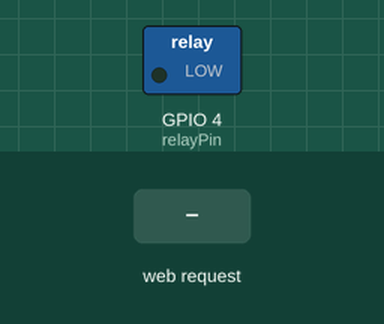
The sketch below on a simulated ESP8266 (NodeMCU). Parts: switched loads named in the sketch (green lamp = pin HIGH). The inputs (shaded band) are chosen by the test bench. WiFi joins after 1.5 s; servers stay silent unless stated; what the sketch prints to the serial monitor is not drawn.

Above: at 2.7 s.
2.8 s: HTTP request GET /RELAY=OFF received
At 3.4 s:
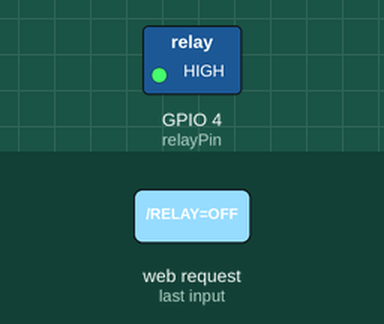
4.3 s: HTTP request GET /RELAY=ON received
At 5.7 s:
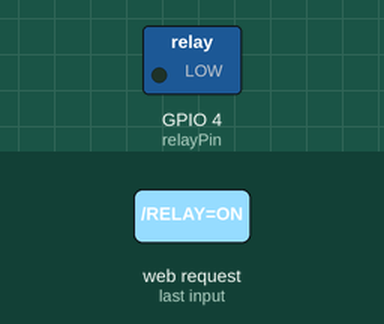
Timing chart, 0 to 7.3 s (numbered marks = the images above; inputs shaded):
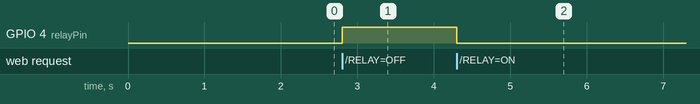

Measured:
- after the input at 2.8 s, GPIO 4 (relayPin): LOW → HIGH at once
- after the input at 4.3 s, GPIO 4 (relayPin): HIGH → LOW at once

The sketch:

EspRelay.ino
```cpp
#include <ESP8266WiFi.h>

const char* ssid = "yourwifiname";
const char* password = "yourwifipass";

int relayPin = 4; // GPIO2 GPIO number
WiFiServer server(80);

void setup() {
  Serial.begin(115200);
  delay(10);

  pinMode(relayPin, OUTPUT);
  digitalWrite(relayPin, LOW);

  // Connect to WiFi network
  Serial.println();
  Serial.println();
  Serial.print("Connecting  ");
  Serial.println(ssid);

  WiFi.begin(ssid, password);

  while (WiFi.status() != WL_CONNECTED) {
    delay(500);
    Serial.print(".");
  }
  Serial.println("");
  Serial.println("WiFi connected");

  // Start the server
  server.begin();
  Serial.println("Server started");

  // Print the IP address
  Serial.print("Use this URL to connect: ");
  Serial.print("http://");
  Serial.print(WiFi.localIP());
  Serial.println("/");

}

void loop() {
  // Check if a client has connected
  WiFiClient client = server.available();
  if (!client) {
    return;
  }

  // Wait until the client sends some data
  Serial.println("new client");
  while(!client.available()){
    delay(1);
  }

  // Read the first line of the request
  String request = client.readStringUntil('\r');
  Serial.println(request);
  client.flush();

  // Match the request

  int value = LOW;
  if (request.indexOf("/RELAY=ON") != -1)  {
    digitalWrite(relayPin, LOW);
    value = HIGH;
  }
  if (request.indexOf("/RELAY=OFF") != -1)  {
    digitalWrite(relayPin, HIGH);
    value = LOW;
  }


  // Return the response
  client.println("HTTP/1.1 200 OK");
  client.println("Content-Type: text/html");
  client.println(""); //  do not forget this one
  client.println("<!DOCTYPE HTML>");
  client.println("<html>");

  client.print("relay pin is now: ");

  if(value == HIGH) {
    client.print("Off");
  } else {
    client.print("On");
  }
  client.println("<br><br>");
  client.println("<a href=\"/RELAY=ON\"\"><button>Turn On </button></a>");
  client.println("<a href=\"/RELAY=OFF\"\"><button>Turn Off </button></a><br />");
  client.println("</html>");

  delay(1);
  Serial.println("Client disonnected");
  Serial.println("");

}
```
